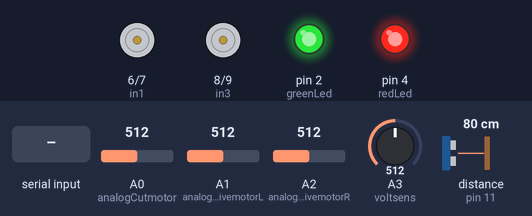
A sketch run on a simulated Arduino Uno, built with avr-gcc and run on an emulated ATmega328P. Parts: motor-driver pin pairs drawn as motors (green arrow = first pin HIGH = forward, orange = second pin HIGH = backward, longer = more drive, scaled by the enable pin), output pins drawn as LEDs (lit = HIGH). Wiring (inferred from the names in the program): ultrasonic range finder: trigger pin 12; echo pin 11. The inputs (shaded band) are chosen by the test bench; at power-on: distance to the obstacle (sensor on pin 11) 80 cm, A1 (analogDrivemotorL) = 512, A0 (analogCutmotor) = 512, A2 (analogDrivemotorR) = 512, A3 (voltsens) = 512. The echo pulse lasts 58.3 µs per cm; random numbers use the default seed unless the sketch sets one; pins used as bus, display or sensor lines are not drawn; what the sketch prints to the serial monitor is not drawn.

Above: at 1.6 s.
1.7 s: distance to the obstacle (sensor on pin 11) set to 13 cm
4.6 s: distance to the obstacle (sensor on pin 11) set to 10 cm
At 7.0 s:
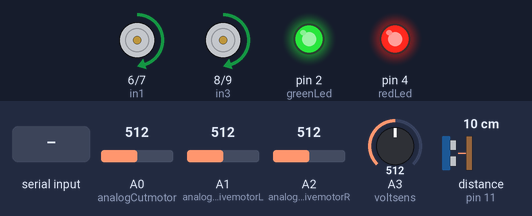
At 8.6 s:
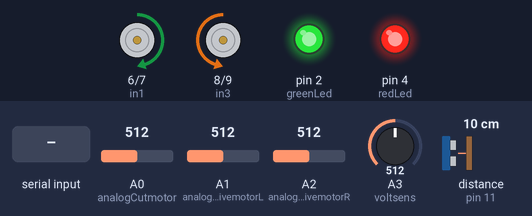
9.3 s: "2\n" received over Serial
At 11.1 s:
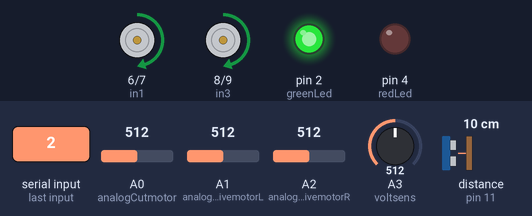
12.8 s: "8\n" received over Serial
At 15.6 s:
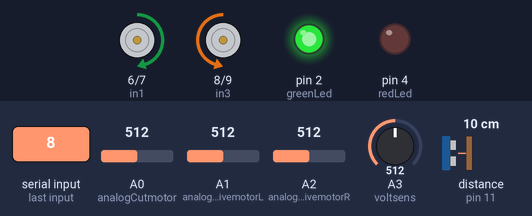
17.5 s: A1 (analogDrivemotorL) set to 646
19.5 s: A1 (analogDrivemotorL) set to 673
Timing chart, 0 to 59.4 s (numbered marks = the images above; inputs shaded):
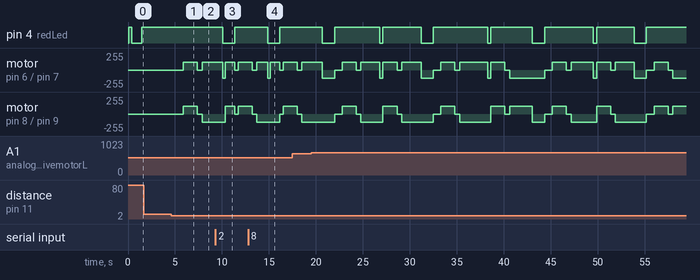

Measured:
- the behaviour switches between 12 and 11 cm on distance to the obstacle (sensor on pin 11) (found by bisection; images 0 and 1)
- after the input at 1.7 s, every drawn part: stays the same
- after the input at 4.6 s, motor on pin 6 (in1) / pin 7 (in2): stopped → forward 120/255 after 1.3 s, → stopped 1.5 s later, → forward 120/255 0.50 s later; motor on pin 8 (in3) / pin 9 (in4): stopped → forward 120/255 after 1.3 s, → stopped 1.5 s later, → backward 120/255 0.50 s later

The sketch:

Arduclip17.ino
```cpp
#include <Arduino.h>

/* Red led for error indication
 * Check value for batt low
 *
 *
 */


//#include <Thread.h>   // Timing functions
//Thread battThread = Thread();
//#include <Time.h>

// Prototypes
int batt();
int currentCheckLM();
int currentCheckRM();
int currentCheckCM();
int distanceFront();
void turnAround(int ttime);
void driveForward();
void driveBackward();
void driveStop();
void cutterOn();
void cutterOff();

const char compile_date[] = __DATE__ " " __TIME__;

// Connections for wheel motor drivers
// Motor L
int enA = 5;
int in1 = 6;
int in2 = 7;
// Motor R
int enB = 10;// Bytt plats på 9 och 10
int in3 = 8;
int in4 = 9;

// Cutter driver connection
int dc = 3;
int cutterSpeed = 255;  // This is connected via a inverting transistor, 255 is off

// Initial drive motor speed
int driveSpeed = 120;

// ACS712 for measuring motor current
const int analogCutmotor = A0;
const int analogDrivemotorL = A1; // Check this!!!
const int analogDrivemotorR = A2;
int mVperAmp = 185; // use 100 for 20A Module and 66 for 30A Module
int RawValue= 0;
int ACSoffset = 2500;
double Voltage = 0;
double AmpsL = 0;
double AmpsR = 0;
double AmpsC = 0;

// HC-SR04 distance sensor
int echoPin = 11; // Echo Pin
int trigPin = 12; // Trigger Pin
int maximumRange = 200; // Maximum range needed
int minimumRange = 0; // Minimum range needed
long duration, distance; // Duration used to calculate distance
boolean distSensorEn = true;

// Measure battery voltage
int battv;  // Holds battery voltage value
int batteryVoltage;
// Input to pin A3
int voltsens = 3;
//float vPow = 5.02; // Voltage at the Arduinos Vcc and Vref.
//int r1 = 11000;  // "Top" resistor, 11k (10+1)
//int r2 = 2200;   // "Bottom" resistor (to ground), 2.2 kohm.

long lastMsg = 0;
int randNumber;

int LEDPin = 13; // Onboard LED
int greenLed = 2;
int redLed = 4;

String instructions="1-forward, 2-back, 3-stop, 4 - N/A, 5 -cutter on, 6 - cutter off, 7 - distSensorEn toggle, 8 - left, 9 - right, I - Faster, D - Slower";

void setup() {
  // Setup pins for motor drivers
  // set all the motor control pins to outputs
  pinMode(dc, OUTPUT);
  // Cutter motor off
  cutterOff();

  pinMode(enA, OUTPUT);
  pinMode(enB, OUTPUT);
  pinMode(in1, OUTPUT);
  pinMode(in2, OUTPUT);
  pinMode(in3, OUTPUT);
  pinMode(in4, OUTPUT);

  delay(100);
  // Drive motors off
  driveStop();

  // Distance sensor
  pinMode(trigPin, OUTPUT);
  pinMode(echoPin, INPUT);

  pinMode(greenLed, OUTPUT);
  pinMode(redLed, OUTPUT);
  digitalWrite(greenLed, HIGH); // Power on
  digitalWrite(redLed, HIGH);   // Test red led, off at end of setup
  // Set drive motor speed
  analogWrite(enA, driveSpeed);
  analogWrite(enB, driveSpeed);
  //driveForward();
  //delay(2000);
  //driveStop();

  randomSeed(analogRead(5));

  Serial.begin (115200);
  Serial.println("Welcome to Arduclip 2017 v0.2");
  Serial.println(compile_date);
  Serial.println(instructions);

  // Battery voltage
  pinMode(voltsens, INPUT);
  battv = batt();       // Check
  Serial.print ("B: ");
  Serial.print(battv/10);
  Serial.println("V");

  delay(300);
  digitalWrite(redLed, LOW);

}

void loop() {
  long now = millis();
  if (now - lastMsg > 1000) {
      lastMsg = now;

      battv = batt();
      //Serial.print ("B: ");
      //Serial.print(battv/10);
      //Serial.println("V (in main)");

      if (battv/10 < 23) {
        digitalWrite(redLed, HIGH);
        driveStop();
        analogWrite(dc, 255);   // Cutter off
        Serial.print ("B: ");
        Serial.print(battv/10);
        Serial.println("V");
        Serial.println("Batt low");
        // Make another measurement with motors off
        delay(300);
        battv = batt();
        if (battv/10 < 23) {
          // Still low
          Serial.println("Batt low, power off");
        }
        else {
          // Move on
          digitalWrite(redLed, LOW);
          driveForward();
        }
      }
      //Serial.println(instructions);
  }
  // Check current
  int currentLM = currentCheckLM();
  int currentRM = currentCheckRM();
  int currentCM = currentCheckCM();

  if (currentLM > 3 || currentRM > 3 || currentCM > 10){
        digitalWrite(redLed, HIGH);
        if (currentLM > 3 || currentRM > 3) {
          Serial.println("Drive motor current high");
          // Wait and see if its temporary
          delay(500);
          // Measure again
          int currentLM = currentCheckLM();
          int currentRM = currentCheckRM();
          if (currentLM > 3 || currentRM > 3) {
            Serial.println("Drive motor current still high");
            driveStop();
            // Turn around and drive on
            randNumber = random(2000, 3500);
            turnAround(randNumber);
            digitalWrite(redLed, LOW);
            driveForward();
          }
          else {
            // It was temporary high load
            digitalWrite(redLed, LOW);
            driveForward();
          }
        }
        else if (currentCM > 10) {
          Serial.println("Cutter motor current high");
          // Wait and see if its temporary
          delay(500);
          int currentCM = currentCheckCM();
          if (currentCM > 10) {
            // Still high
            driveStop();
            // Turn around and drive on
            randNumber = random(2000, 3500);
            turnAround(randNumber);
            digitalWrite(redLed, LOW);
            driveForward();
          }
          else {
            // It was temporary high load
            digitalWrite(redLed, LOW);
            driveForward();
          }
        //driveForward();
      }
  }

  // Are we close to something?
  //Serial.print ("distSensorEn: ");
  //Serial.println (distSensorEn);
  if (distSensorEn) {
    int distance = distanceFront();
    //Serial.print("Distance: ");
    //Serial.println(distance);
    if (distance <= 10){
      digitalWrite(redLed, HIGH);
      randNumber = random(1000, 2500);
      turnAround(randNumber);
      Serial.println("Turning, obstacle");
      digitalWrite(redLed, LOW);
      driveForward();

    }
  }

  // if there's any serial available, read it:
  while (Serial.available() ) {
      String serInput = Serial.readStringUntil('\n');
      //int serInput = Serial.read();
      serInput.trim();
        // Debug
        Serial.print("Got: -");
        Serial.print(serInput);
        Serial.println("-");

        if (serInput=="1") {
          Serial.println ("Forward");
          driveForward();
        }
        else if (serInput=="2") {
          Serial.println ("Reverse");
          driveBackward();
        }
        else if (serInput=="3") {
          Serial.println ("Stop");
          driveStop();
        }
        else if (serInput=="4") {

        }
        else if (serInput=="5") {
          Serial.print("Cutter on ");
          analogWrite(dc, 0);
        }
        else if (serInput=="6") {
          Serial.println("Cutter off");
          analogWrite(dc, 255);
        }
        else if (serInput=="7") {
          Serial.println("Distance sensor toggle");
          distSensorEn = !distSensorEn;
        }
        else if (serInput=="8") {
          left();
        }
        else if (serInput=="9") {
          right();
        }
        else if (serInput=="I") {
          driveSpeed=driveSpeed+10;
          if (driveSpeed>=250) {
            driveSpeed=250;
          }
          Serial.print("New drive speed is: ");
          Serial.println(driveSpeed);
        }
        else if (serInput=="D") {
          driveSpeed=driveSpeed-10;
          if (driveSpeed<=80) {
            driveSpeed=80;
          }
          Serial.print("New drive speed is: ");
          Serial.println(driveSpeed);
        }

  }
  delay(1000);
            //Serial.println("Loop");

}
```

batt.ino
```cpp
#include <Arduino.h>

int batt() {
  // https://startingelectronics.org/articles/arduino/measuring-voltage-with-arduino/

  int adcvalue = analogRead(voltsens);

  //Serial.print("Batt adc: ");
  //Serial.println(adcvalue);   // 143

  float voltage= adcvalue * (5.0 / 1023.0);

  //Serial.println(voltage);

  /* Volt meter reads 27,72
     Code says 4,48
     27,72/4,48 = 6,1875
  */
  battv = voltage * 6.1875 * 10;  // Preserve one decimal with battv (is a Int)

  /*
  Serial.print("battv: ");
  Serial.print(battv);
  Serial.println("V");
  */

  return battv;
}
```

currentCheck.ino
```cpp
#include <Arduino.h>

int currentCheckLM(){
 // Left motor
 RawValue = analogRead(analogDrivemotorL);
 //Serial.print("Adc analogDrivemotorL: ");
 //Serial.println(RawValue);
 Voltage = (RawValue / 1024.0) * 5000; // Gets you mV
 AmpsL = ((Voltage - ACSoffset) / mVperAmp);
 //Serial.print("Amp motor L: ");
 //Serial.println(AmpsL,3); // the '3' after voltage allows you to display 3 digits after decimal point
 return AmpsL;
 delay(100);
}

int currentCheckRM(){
 // Right motor
 RawValue = analogRead(analogDrivemotorR);
 //Serial.print("Adc analogDrivemotorR: ");
 //Serial.println(RawValue);
 Voltage = (RawValue / 1024.0) * 5000; // Gets you mV
 AmpsR = ((Voltage - ACSoffset) / mVperAmp);
 //Serial.print("Amp motor R: ");
 //Serial.println(AmpsR,3);
 return AmpsR;
 delay(100);
}
int currentCheckCM(){
 // Cutter motor
 RawValue = analogRead(analogCutmotor);
 //Serial.print("Adc analogCutmotor: ");
 //Serial.println(RawValue);
 Voltage = (RawValue / 1024.0) * 5000; // Gets you mV
 AmpsC = ((Voltage - ACSoffset) / mVperAmp);
 //Serial.print("Amp cutter motor: ");
 //Serial.println(AmpsC,3);
 return AmpsC;
 delay(100);
}
```

distanceFront.ino
```cpp
#include <Arduino.h>

int distanceFront() {
 /* The following trigPin/echoPin cycle is used to determine the
 distance of the nearest object by bouncing soundwaves off of it. */
 digitalWrite(trigPin, LOW);
 delayMicroseconds(2);

 digitalWrite(trigPin, HIGH);
 delayMicroseconds(10);

 digitalWrite(trigPin, LOW);
 duration = pulseIn(echoPin, HIGH);

 //Calculate the distance (in cm) based on the speed of sound.
 distance = duration/58.2;

 if (distance >= maximumRange || distance <= minimumRange){
   /* Send a negative number to computer and Turn LED ON
   to indicate "out of range" */
   Serial.println("-1");
   digitalWrite(LEDPin, HIGH);
 }
 else {
   /* Send the distance to the computer using Serial protocol, and
   turn LED OFF to indicate successful reading. */
   //Serial.print("distance: ");
   //Serial.println(distance);
   digitalWrite(LEDPin, LOW);
 }

 //Delay 50ms before next reading.
 delay(50);
 return distance;
}
```

driveMotors.ino
```cpp
#include <Arduino.h>

 void driveForward() {
  Serial.println("Drive forward");

  // turn on motor A
  /*
  // set speed to 150 out of possible range 0~255
  // Note: 80 is about the lowest possible speed!
  analogWrite(enA, 80);
  // now change motor directions
  //digitalWrite(in1, LOW);
  //digitalWrite(in2, HIGH);
  //digitalWrite(in3, LOW);
  //digitalWrite(in4, HIGH);
  delay(2000);
  // now turn off motors
  digitalWrite(in1, LOW);
  digitalWrite(in2, LOW);
  */
  // L motor fwd
  digitalWrite(in1, LOW);
  digitalWrite(in2, HIGH);

  // R motor fwd
  digitalWrite(in3, LOW);
  digitalWrite(in4, HIGH);

  delay(300);

  // Cutter on
  Serial.println("Cutter on");
  analogWrite(dc, 0);

}
void driveBackward() {
  Serial.println("Drive backward");

  // Cutter off
  Serial.println("Cutter off");
  analogWrite(dc, 255);

  // L motor rew
  digitalWrite(in1, HIGH);
  digitalWrite(in2, LOW);
  // R motor rew
  digitalWrite(in3, HIGH);
  digitalWrite(in4, LOW);
}
void driveStop() {
  Serial.println("Stop");
  digitalWrite(in1, LOW);
  digitalWrite(in2, LOW);
  digitalWrite(in3, LOW);
  digitalWrite(in4, LOW);
  // Cutter off
  analogWrite(dc, 255);
  Serial.println("Cutter off");
}

void left() {
  Serial.println("Left");
   // Cutter off
  analogWrite(dc, 255);
  Serial.println("Cutter off");

  // L motor rew
  digitalWrite(in1, HIGH);
  digitalWrite(in2, LOW);

  // R motor fwd
  digitalWrite(in3, LOW);
  digitalWrite(in4, HIGH);
}

void right() {
  Serial.println("Right");
  // Cutter off
  analogWrite(dc, 255);
  Serial.println("Cutter off");

  // L motor fwd
  digitalWrite(in1, LOW);
  digitalWrite(in2, HIGH);

  // R motor rew
  digitalWrite(in3, HIGH);
  digitalWrite(in4, LOW);
}

void cutterOn(){
  // Cutter on
  pinMode(dc, OUTPUT);
  analogWrite(dc, 0);
  Serial.println("Cutter on");
}
void cutterOff(){
  // Cutter off
  // pinMode(dc, INPUT);
  analogWrite(dc, 255);
  Serial.println("Cutter off");
}
```

turnAround.ino
```cpp
#include <Arduino.h>

void turnAround(int ttime) {
  int oldSpeed = driveSpeed;

  // Set speed
  analogWrite(enA, 120);
  analogWrite(enB, 120);

  // First back
  // L motor rew
  digitalWrite(in1, HIGH);
  digitalWrite(in2, LOW);
  // R motor rew
  digitalWrite(in3, HIGH);
  digitalWrite(in4, LOW);
  delay(1500);

  driveStop();
  delay(500);

  // Turn left or right?
  randNumber = random(1, 10);
  if (randNumber<5) {
    Serial.println("Turn left");

    // L motor fwd
    digitalWrite(in1, LOW);
    digitalWrite(in2, HIGH);

    // R motor rew
    digitalWrite(in3, HIGH);
    digitalWrite(in4, LOW);

  }
  else {
    Serial.println("Turn right");

    // L motor fwd
    digitalWrite(in1, HIGH);
    digitalWrite(in2, LOW);

    // R motor rew
    digitalWrite(in3, LOW);
    digitalWrite(in4, HIGH);

  }

  delay(ttime);
  driveStop();

  analogWrite(enA, driveSpeed);
  analogWrite(enB, driveSpeed);
}
```
